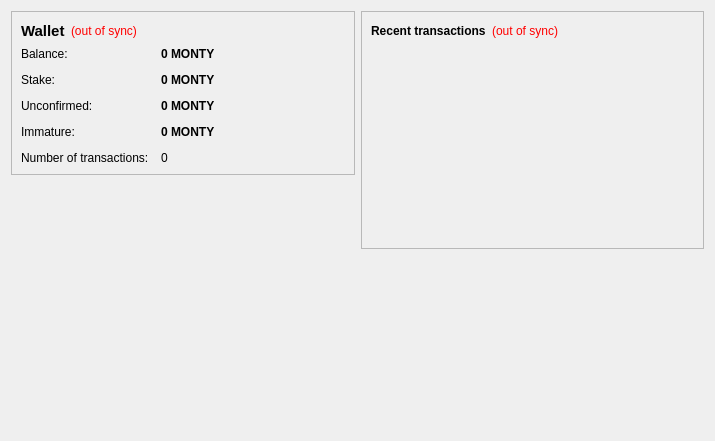
<?xml version="1.0" encoding="UTF-8"?>
<ui version="4.0">
 <class>OverviewPage</class>
 <widget class="QWidget" name="OverviewPage">
  <property name="geometry">
   <rect>
    <x>0</x>
    <y>0</y>
    <width>715</width>
    <height>441</height>
   </rect>
  </property>
  <property name="windowTitle">
   <string>Form</string>
  </property>
  <layout class="QHBoxLayout" name="horizontalLayout" stretch="1,1">
   <item>
    <layout class="QVBoxLayout" name="verticalLayout_2">
     <item>
      <widget class="QFrame" name="frame">
       <property name="frameShape">
        <enum>QFrame::StyledPanel</enum>
       </property>
       <property name="frameShadow">
        <enum>QFrame::Raised</enum>
       </property>
       <layout class="QVBoxLayout" name="verticalLayout_4">
        <item>
         <layout class="QHBoxLayout" name="horizontalLayout_4">
          <item>
           <widget class="QLabel" name="label_5">
            <property name="font">
             <font>
              <pointsize>11</pointsize>
              <weight>75</weight>
              <bold>true</bold>
             </font>
            </property>
            <property name="text">
             <string>Wallet</string>
            </property>
           </widget>
          </item>
          <item>
           <widget class="QLabel" name="labelWalletStatus">
            <property name="toolTip">
             <string>The displayed information may be out of date. Your wallet automatically synchronizes with the MontgomeryCoin network after a connection is established, but this process has not completed yet.</string>
            </property>
            <property name="styleSheet">
             <string notr="true">QLabel { color: red; }</string>
            </property>
            <property name="text">
             <string notr="true">(out of sync)</string>
            </property>
            <property name="alignment">
             <set>Qt::AlignLeading|Qt::AlignLeft|Qt::AlignVCenter</set>
            </property>
           </widget>
          </item>
          <item>
           <spacer name="horizontalSpacer_2">
            <property name="orientation">
             <enum>Qt::Horizontal</enum>
            </property>
            <property name="sizeHint" stdset="0">
             <size>
              <width>40</width>
              <height>20</height>
             </size>
            </property>
           </spacer>
          </item>
         </layout>
        </item>
        <item>
         <layout class="QFormLayout" name="formLayout_2">
          <property name="fieldGrowthPolicy">
           <enum>QFormLayout::AllNonFixedFieldsGrow</enum>
          </property>
          <property name="horizontalSpacing">
           <number>12</number>
          </property>
          <property name="verticalSpacing">
           <number>12</number>
          </property>
          <item row="0" column="0">
           <widget class="QLabel" name="label">
            <property name="text">
             <string>Balance:</string>
            </property>
           </widget>
          </item>
          <item row="0" column="1">
           <widget class="QLabel" name="labelBalance">
            <property name="font">
             <font>
              <weight>75</weight>
              <bold>true</bold>
             </font>
            </property>
            <property name="cursor">
             <cursorShape>IBeamCursor</cursorShape>
            </property>
            <property name="toolTip">
             <string>Your current balance</string>
            </property>
            <property name="text">
             <string notr="true">0 MONTY</string>
            </property>
            <property name="textInteractionFlags">
             <set>Qt::LinksAccessibleByMouse|Qt::TextSelectableByKeyboard|Qt::TextSelectableByMouse</set>
            </property>
           </widget>
          </item>
          <item row="1" column="0">
           <widget class="QLabel" name="label_6">
            <property name="text">
             <string>Stake:</string>
            </property>
           </widget>
          </item>
          <item row="1" column="1">
           <widget class="QLabel" name="labelStake">
            <property name="font">
             <font>
              <weight>75</weight>
              <bold>true</bold>
             </font>
            </property>
            <property name="cursor">
             <cursorShape>IBeamCursor</cursorShape>
            </property>
            <property name="toolTip">
             <string>Total of coins that was staked, and do not yet count toward the current balance</string>
            </property>
            <property name="text">
             <string notr="true">0 MONTY</string>
            </property>
            <property name="textInteractionFlags">
             <set>Qt::LinksAccessibleByMouse|Qt::TextSelectableByKeyboard|Qt::TextSelectableByMouse</set>
            </property>
           </widget>
          </item>
          <item row="2" column="0">
           <widget class="QLabel" name="label_3">
            <property name="text">
             <string>Unconfirmed:</string>
            </property>
           </widget>
          </item>
          <item row="2" column="1">
           <widget class="QLabel" name="labelUnconfirmed">
            <property name="font">
             <font>
              <weight>75</weight>
              <bold>true</bold>
             </font>
            </property>
            <property name="cursor">
             <cursorShape>IBeamCursor</cursorShape>
            </property>
            <property name="toolTip">
             <string>Total of transactions that have yet to be confirmed, and do not yet count toward the current balance</string>
            </property>
            <property name="text">
             <string notr="true">0 MONTY</string>
            </property>
            <property name="textInteractionFlags">
             <set>Qt::LinksAccessibleByMouse|Qt::TextSelectableByKeyboard|Qt::TextSelectableByMouse</set>
            </property>
           </widget>
          </item>
          <item row="3" column="0">
           <widget class="QLabel" name="labelImmatureText">
            <property name="text">
             <string>Immature:</string>
            </property>
           </widget>
          </item>
          <item row="3" column="1">
           <widget class="QLabel" name="labelImmature">
            <property name="font">
             <font>
              <weight>75</weight>
              <bold>true</bold>
             </font>
            </property>
            <property name="toolTip">
             <string>Mined balance that has not yet matured</string>
            </property>
            <property name="text">
             <string notr="true">0 MONTY</string>
            </property>
            <property name="textInteractionFlags">
             <set>Qt::LinksAccessibleByMouse|Qt::TextSelectableByKeyboard|Qt::TextSelectableByMouse</set>
            </property>
           </widget>
          </item>
          <item row="4" column="0">
           <widget class="QLabel" name="label_2">
            <property name="text">
             <string>Number of transactions:</string>
            </property>
           </widget>
          </item>
          <item row="4" column="1">
           <widget class="QLabel" name="labelNumTransactions">
            <property name="toolTip">
             <string>Total number of transactions in wallet</string>
            </property>
            <property name="text">
             <string notr="true">0</string>
            </property>
           </widget>
          </item>
         </layout>
        </item>
       </layout>
      </widget>
     </item>
     <item>
      <spacer name="verticalSpacer">
       <property name="orientation">
        <enum>Qt::Vertical</enum>
       </property>
       <property name="sizeHint" stdset="0">
        <size>
         <width>20</width>
         <height>40</height>
        </size>
       </property>
      </spacer>
     </item>
     <item>
      <widget class="QLabel" name="label_6">
       <property name="text">
        <string/>
       </property>
       <property name="pixmap">
        <pixmap resource="../bitcoin.qrc">:/images/backg</pixmap>
       </property>
       <property name="scaledContents">
        <bool>false</bool>
       </property>
       <property name="alignment">
        <set>Qt::AlignCenter</set>
       </property>
       <property name="margin">
        <number>-2</number>
       </property>
      </widget>
     </item>
    </layout>
   </item>
   <item>
    <layout class="QVBoxLayout" name="verticalLayout_3">
     <item>
      <widget class="QFrame" name="frame_2">
       <property name="frameShape">
        <enum>QFrame::StyledPanel</enum>
       </property>
       <property name="frameShadow">
        <enum>QFrame::Raised</enum>
       </property>
       <layout class="QVBoxLayout" name="verticalLayout">
        <item>
         <layout class="QHBoxLayout" name="horizontalLayout_2">
          <item>
           <widget class="QLabel" name="label_4">
            <property name="text">
             <string>&lt;b&gt;Recent transactions&lt;/b&gt;</string>
            </property>
           </widget>
          </item>
          <item>
           <widget class="QLabel" name="labelTransactionsStatus">
            <property name="toolTip">
             <string>The displayed information may be out of date. Your wallet automatically synchronizes with the MontgomeryCoin network after a connection is established, but this process has not completed yet.</string>
            </property>
            <property name="styleSheet">
             <string notr="true">QLabel { color: red; }</string>
            </property>
            <property name="text">
             <string notr="true">(out of sync)</string>
            </property>
            <property name="alignment">
             <set>Qt::AlignRight|Qt::AlignTrailing|Qt::AlignVCenter</set>
            </property>
           </widget>
          </item>
          <item>
           <spacer name="horizontalSpacer">
            <property name="orientation">
             <enum>Qt::Horizontal</enum>
            </property>
            <property name="sizeHint" stdset="0">
             <size>
              <width>40</width>
              <height>20</height>
             </size>
            </property>
           </spacer>
          </item>
         </layout>
        </item>
        <item>
         <widget class="QListView" name="listTransactions">
          <property name="styleSheet">
           <string notr="true">QListView { background: transparent; }</string>
          </property>
          <property name="frameShape">
           <enum>QFrame::NoFrame</enum>
          </property>
          <property name="verticalScrollBarPolicy">
           <enum>Qt::ScrollBarAlwaysOff</enum>
          </property>
          <property name="horizontalScrollBarPolicy">
           <enum>Qt::ScrollBarAlwaysOff</enum>
          </property>
          <property name="selectionMode">
           <enum>QAbstractItemView::NoSelection</enum>
          </property>
         </widget>
        </item>
       </layout>
      </widget>
     </item>
     <item>
      <spacer name="verticalSpacer_2">
       <property name="orientation">
        <enum>Qt::Vertical</enum>
       </property>
       <property name="sizeHint" stdset="0">
        <size>
         <width>20</width>
         <height>40</height>
        </size>
       </property>
      </spacer>
     </item>
    </layout>
   </item>
  </layout>
 </widget>
 <resources>
  <include location="../bitcoin.qrc"/>
 </resources>
 <connections/>
</ui>
